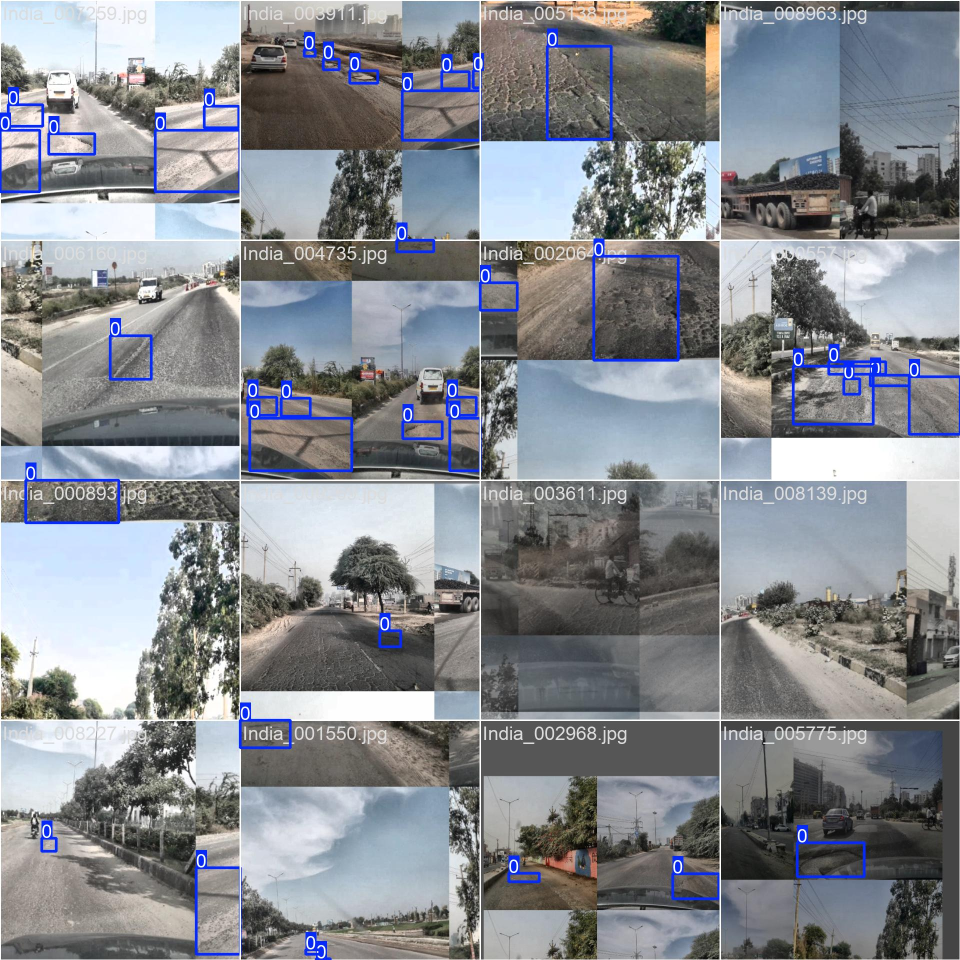
#> input picture models/pothole_detector/yolov8n_pothole_run/train_batch1.jpg, 1920 x 1920 px, given as the content of the folder mentation/data/processed/video/road_surface_videos/Video_(1), which was not available (shown at 1/2 size)
$ python video_processor.py   (older library calls are emulated)
#> lines starting #> are read from the running program, lines starting #| are printed output that depends on the picture; after the words box and inside, x2 and y2 are one past the last pixel; in counts of white or black regions, pixels touching at a corner belong together
### src/geometry/depth_reconstructor.py
"""
3D Surface Reconstruction Engine
================================
Performs:
1. Pinhole camera perspective unprojection from image pixels (u, v) to camera coordinates (X, Y, Z).
2. Road surface plane fitting using 3D RANSAC on bounding box periphery ring pixels.
3. Metric depression profile computation: z_pothole(x, y) = Plane(x, y) - Depth(x, y).
4. Morphological extraction: max depth (cm), transverse width (cm), longitudinal length (cm),
   volumetric cavity displacement (cm^3), and edge slope (degrees).
"""

import os
import cv2
import numpy as np

class Pothole3DReconstructor:
    def __init__(self, h_cam=1.25, fov_deg=70.0, y_horizon=0.45):
        """
        Parameters:
        - h_cam: Camera mounting height above pavement (meters)
        - fov_deg: Horizontal Field of View (degrees)
        - y_horizon: Horizon line position in normalized coordinates [0, 1]
        """
        self.h_cam = float(h_cam)
        self.fov_rad = np.radians(fov_deg)
        self.f_norm = 0.5 / np.tan(self.fov_rad / 2.0)  # Normalized focal length
        self.y_horizon = float(y_horizon)

    # [212 lines left out: functions compute_dense_depth_map, fit_road_plane_ransac, _estimate_depth_from_image, reconstruct_pothole_geometry, not called in this run]


# [29 lines that do not run on import are left out]

### src/validation/sensor_cross_validator.py
"""
Cross-Modal Sensor Validation Engine
====================================
Cross-validates 3D reconstructed pothole geometries against the empirical
vehicle sensor shock library.

Validation Methodology:
1. Simulates dynamic impact response a_hat(t) using the 2-DOF Quarter-Car model.
2. Compares simulated dynamic peak and energy against empirical shock distributions
   from real road trips (sensor_engineered_features.csv & pothole_shock_signatures.csv).
3. Computes:
   - Dynamic Feasibility Confidence Score C_dyn in [0.0, 1.0]
   - Normalized Physical Consistency Residual epsilon_res
   - Cross-Modal Severity Alignment Tier (Minor, Moderate, Critical)
   - Diagnostic status: "PHYSICALLY_VALIDATED", "SUSPICIOUS_OVERESTIMATE", "SUSPICIOUS_UNDERESTIMATE"
"""

import os
import sys
import json
import numpy as np
import pandas as pd

# Add project root to sys.path
project_root = os.path.abspath(os.path.join(os.path.dirname(__file__), "../.."))
if project_root not in sys.path:
    sys.path.insert(0, project_root)

from src.simulation.quarter_car_model import QuarterCarSimulator

class SensorCrossValidator:
    def __init__(self, shock_signatures_csv=None, sensor_features_csv=None):
        base_dir = "d:/DSN3099-EPICS/Implementation/data/processed/features"
        if shock_signatures_csv is None:
            shock_signatures_csv = os.path.join(base_dir, "waveform_engineered_features.csv")
        if sensor_features_csv is None:
            sensor_features_csv = os.path.join(base_dir, "sensor_engineered_features.csv")

        self.df_shocks = pd.read_csv(shock_signatures_csv) if os.path.exists(shock_signatures_csv) else None
        self.df_sensors = pd.read_csv(sensor_features_csv) if os.path.exists(sensor_features_csv) else None
        self.sim = QuarterCarSimulator()

        # Empirical baseline quantiles
        if self.df_sensors is not None:
            self.empirical_q25 = float(self.df_sensors["accel_peak"].quantile(0.25))
            self.empirical_q50 = float(self.df_sensors["accel_peak"].quantile(0.50))
            self.empirical_q75 = float(self.df_sensors["accel_peak"].quantile(0.75))
            self.empirical_q95 = float(self.df_sensors["accel_peak"].quantile(0.95))
        else:
            self.empirical_q25, self.empirical_q50, self.empirical_q75, self.empirical_q95 = 0.08, 0.16, 0.28, 0.65

    # [64 lines left out: function validate_pothole_reconstruction, not called in this run]


# [23 lines that do not run on import are left out]

### src/simulation/quarter_car_model.py
"""
Quarter-Car Suspension Dynamic Simulator
=========================================
Implements the 2-Degree-of-Freedom (2-DOF) state-space differential equations
governing vehicle sprung mass (body) and unsprung mass (axle/wheel) response
as a tire traverses a 3D pothole elevation profile.

Empirically calibrated constants:
- Sprung mass (ms): 300.0 kg
- Unsprung mass (mu): 45.0 kg
- Suspension stiffness (ks): 18,500 N/m
- Suspension damping (cs): 1,450 Ns/m (zeta = 0.32, fn = 2.50 Hz)
- Tire stiffness (kt): 190,000 N/m
"""

import numpy as np
from scipy.integrate import solve_ivp

class QuarterCarSimulator:
    def __init__(self, ms=300.0, mu=45.0, ks=18500.0, cs=1450.0, kt=190000.0):
        self.ms = float(ms)
        self.mu = float(mu)
        self.ks = float(ks)
        self.cs = float(cs)
        self.kt = float(kt)

    # [105 lines left out: functions generate_pothole_road_profile, simulate_pothole_impact, not called in this run]


# [10 lines that do not run on import are left out]

### src/video/video_processor.py
"""
Video Stream Processor
======================
Processes raw/sampled consumer dashcam video streams:
1. Samples frames at target decimation frequency (e.g. 5 FPS).
2. Performs pothole bounding box detection per frame.
3. Performs spatio-temporal tracking across sequential frames (Kalman filter / IoU tracker)
   to ensure each physical pothole is logged once rather than duplicated across adjacent frames.
4. Feeds unique detected pothole entities into 3D reconstruction and dynamic validation.
"""

import os
import sys
import glob
import cv2
import numpy as np
import pandas as pd

project_root = os.path.abspath(os.path.join(os.path.dirname(__file__), "../.."))
if project_root not in sys.path:
    sys.path.insert(0, project_root)

from src.geometry.depth_reconstructor import Pothole3DReconstructor
from src.validation.sensor_cross_validator import SensorCrossValidator

class PotholeTrack:
    def __init__(self, track_id, bbox, frame_idx):
        self.track_id = track_id
        self.bbox = bbox  # [cx, cy, w, h]
        self.history = [bbox]
        self.last_frame = frame_idx
        self.hits = 1
        self.reconstruction = None
        self.validation = None

class VideoStreamProcessor:
    def __init__(self, h_cam=1.25, fov_deg=70.0, y_horizon=0.45):
        self.reconstructor = Pothole3DReconstructor(h_cam=h_cam, fov_deg=fov_deg, y_horizon=y_horizon)
        self.validator = SensorCrossValidator()
        self.tracks = []
        self.next_track_id = 1

    # [17 lines left out: function _compute_iou, not called in this run]

    def detect_potholes_in_frame(self, frame_bgr):
        h, w = frame_bgr.shape[:2]
        gray = cv2.cvtColor(frame_bgr, cv2.COLOR_BGR2GRAY)

        # Focus strictly on the lower road surface below horizon (cy > 0.50)
        road_y_start = int(h * 0.52)
        road_roi = gray[road_y_start:, :]

        # Adaptive thresholding and morphological closure
        blur = cv2.GaussianBlur(road_roi, (7, 7), 0)
        thresh = cv2.adaptiveThreshold(blur, 255, cv2.ADAPTIVE_THRESH_GAUSSIAN_C, cv2.THRESH_BINARY_INV, 25, 8)

        kernel = cv2.getStructuringElement(cv2.MORPH_ELLIPSE, (9, 5))
        closed = cv2.morphologyEx(thresh, cv2.MORPH_CLOSE, kernel)

        contours, _ = cv2.findContours(closed, cv2.RETR_EXTERNAL, cv2.CHAIN_APPROX_SIMPLE)

        bboxes = []
        for cnt in contours:
            area = cv2.contourArea(cnt)
            # Filter noise and large road borders
            if 1500 < area < 45000:
                bx, by, bw, bh = cv2.boundingRect(cnt)
                aspect = float(bw) / float(bh + 1e-6)
                if 0.8 <= aspect <= 4.0:  # Realistic pothole aspect ratio
                    cy_global = (by + road_y_start + bh / 2.0) / h
                    cx_global = (bx + bw / 2.0) / w
                    # Potholes must be within camera lane corridor
                    if 0.15 <= cx_global <= 0.85:
                        bboxes.append([cx_global, cy_global, bw / w, bh / h])

        return bboxes

    def update_tracker(self, detected_bboxes, frame_idx):
        matched_tracks = set()
        matched_dets = set()

        for det_idx, det_box in enumerate(detected_bboxes):
            best_iou = 0.25  # Minimum IoU threshold
            best_track = None

            for trk in self.tracks:
                if trk.track_id in matched_tracks:
                    continue
                iou = self._compute_iou(trk.bbox, det_box)
                if iou > best_iou:
                    best_iou = iou
                    best_track = trk

            if best_track is not None:
                best_track.bbox = det_box
                best_track.history.append(det_box)
                best_track.last_frame = frame_idx
                best_track.hits += 1
                matched_tracks.add(best_track.track_id)
                matched_dets.add(det_idx)
            else:
                new_track = PotholeTrack(self.next_track_id, det_box, frame_idx)
                self.next_track_id += 1
                self.tracks.append(new_track)
                matched_tracks.add(new_track.track_id)
                matched_dets.add(det_idx)

    def process_video_directory(self, frames_dir, simulated_speed_kmh=35.0, max_frames=30):
#> called with simulated_speed_kmh = 35, max_frames = 20
        frame_files = sorted(glob.glob(os.path.join(frames_dir, "*.jpg")))[:max_frames]
        print(f"[Video Processor] Processing {len(frame_files)} frames from: {frames_dir}")

        unique_potholes = []

        for frame_idx, fpath in enumerate(frame_files):
            img = cv2.imread(fpath)
#> img is the input picture: shape (1920, 1920, 3); mean B, G, R 143, 137.4, 133.9
            if img is None:
                continue

            dets = self.detect_potholes_in_frame(img)
#> in detect_potholes_in_frame, `gray = cv2.cvtColor(frame_bgr, cv2.COLOR_BGR2GRAY)`:
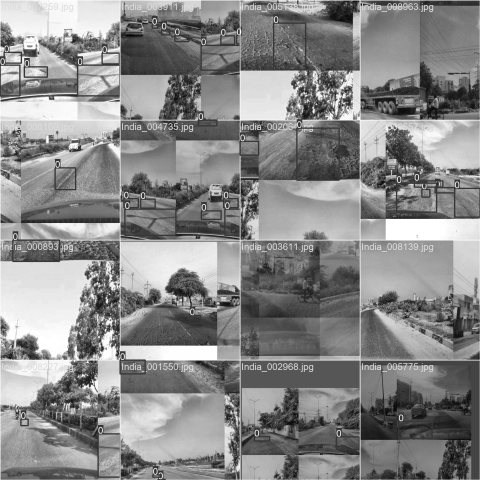
#> gray: shape (1920, 1920) (shown at 1/4 size); min 0, max 255, mean 137
#> in detect_potholes_in_frame, `road_roi = gray[road_y_start:, :]`:
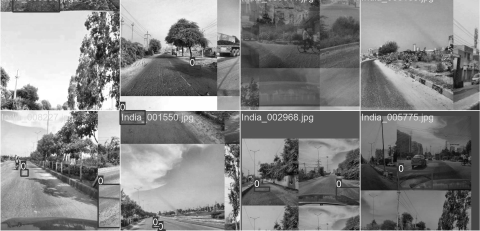
#> road_roi: shape (922, 1920) (shown at 1/4 size); min 0, max 255, mean 132.8
#> in detect_potholes_in_frame, `thresh = cv2.adaptiveThreshold(blur, 255, cv2.ADAPTIVE_THRESH_GAUSSIAN..`:
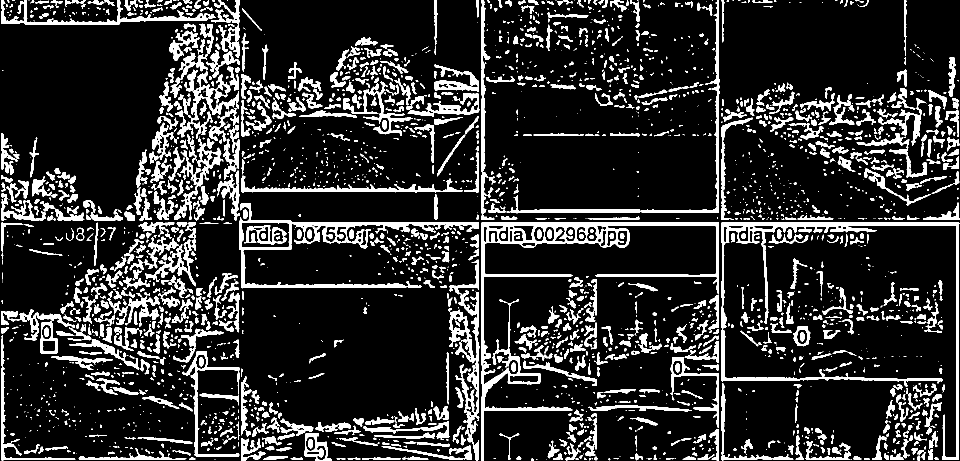
#> thresh: shape (922, 1920) (shown at 1/2 size); 15.5% white; 2781 white regions (1448 under 20 px), largest, box (x1, y1, x2, y2) and area: (962, 444, 1438, 922) 17052, (1442, 444, 1919, 920) 12738, (478, 407, 958, 577) 10056
#> in detect_potholes_in_frame, `closed = cv2.morphologyEx(thresh, cv2.MORPH_CLOSE, kernel)`:
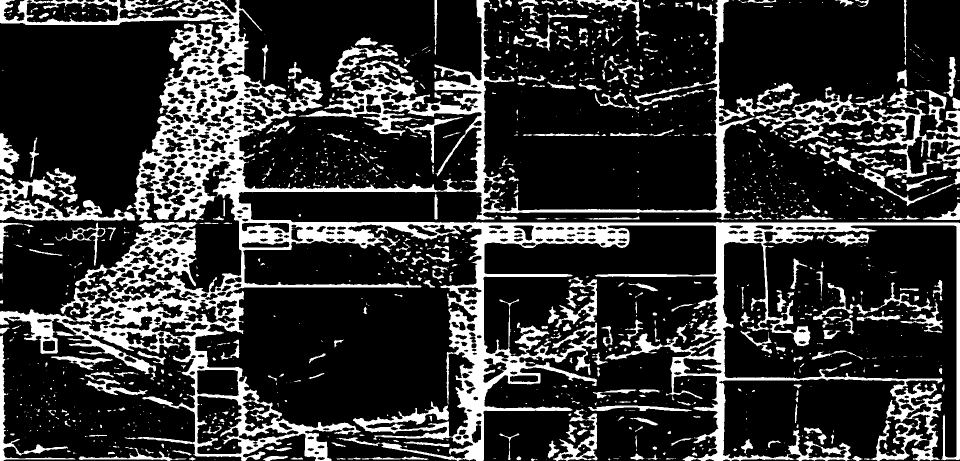
#> closed: shape (922, 1920) (shown at 1/2 size); 20% white; 1475 white regions (985 under 20 px)
#> in detect_potholes_in_frame, `contours, _ = cv2.findContours(closed, cv2.RETR_EXTERNAL, cv2.CHAIN_AP..`: contours = 1394 contours, 1037 with area under 20; largest, box (x1, y1, x2, y2) and area: (0, 0, 1920, 922) 326104, (0, 350, 270, 442) 8584, (1106, 827, 1195, 922) 2698, (0, 671, 150, 922) 2668, (1111, 554, 1194, 656) 1924
#> the loop in detect_potholes_in_frame, `for cnt in contours:` made 1394 passes
#> (area, bx, by, bw, bh, aspect, cy_global, cx_global) on passes 140, 163, 544, 848: (1920.5, 1742, 840, 112, 82, 1.37, 0.979, 0.936), (2698.5, 1106, 827, 89, 95, 0.937, 0.975, 0.599), (1924.5, 1111, 554, 83, 102, 0.814, 0.835, 0.6), (8583.5, 0, 350, 270, 92, 2.93, 0.726, 0.0703)
#> after the loop in detect_potholes_in_frame, `for cnt in contours:`: bboxes = [[0.599, 0.975, 0.0464, 0.0495], [0.6, 0.835, 0.0432, 0.0531]]
#> dets has the same summary as bboxes in detect_potholes_in_frame
            self.update_tracker(dets, frame_idx)
#> the loop in update_tracker, `for det_idx, det_box in enumerate(detected_bboxes):` made 2 passes
#> (det_idx, self.next_track_id) on passes 1 to 2: (0, 2), (1, 3)
#> after the loop in update_tracker, `for det_idx, det_box in enumerate(detected_bboxes):`: matched_dets = 2 items; self.next_track_id = 3; self.tracks = 2 items

            # For tracks with >= 2 hits in sweet spot distance zone (cy in [0.65, 0.85]), reconstruct once
            for trk in self.tracks:
                if trk.hits >= 2 and trk.reconstruction is None:
                    cx, cy, w, h = trk.bbox
                    if 0.60 <= cy <= 0.88:
                        geom = self.reconstructor.reconstruct_pothole_geometry(img, trk.bbox)
                        if geom:
                            val = self.validator.validate_pothole_reconstruction(
                                depth_max_cm=geom["depth_max_cm"],
                                length_cm=geom["length_cm"],
                                width_cm=geom["width_cm"],
                                speed_kmh=simulated_speed_kmh
                            )
                            trk.reconstruction = geom
                            trk.validation = val
                            unique_potholes.append({
                                "track_id": trk.track_id,
                                "first_frame": os.path.basename(fpath),
                                "geometry": geom,
                                "validation": val
                            })
#> this loop made 2 passes
#> after the loop, unique_potholes = []

        print(f"[Video Processor] Tracking complete! Identified {len(unique_potholes)} unique physically validated potholes.")
#| [Video Processor] Tracking complete! Identified 0 unique physically validated potholes.
        return unique_potholes


if __name__ == "__main__":
    test_video_dir = "d:/DSN3099-EPICS/Implementation/data/processed/video/road_surface_videos/Video_(1)"
    processor = VideoStreamProcessor()
    potholes = processor.process_video_directory(test_video_dir, max_frames=20)
#> potholes = []
    for p in potholes:
        print(f"Pothole #{p['track_id']} | Depth: {p['geometry']['depth_max_cm']:.1f}cm | Conf: {p['validation']['confidence_score']:.2f} | Status: {p['validation']['validation_status']}")
#> this loop made 0 passes

$ run again, on models/pothole_detector/yolov8n_pothole_run/train_batch2.jpg
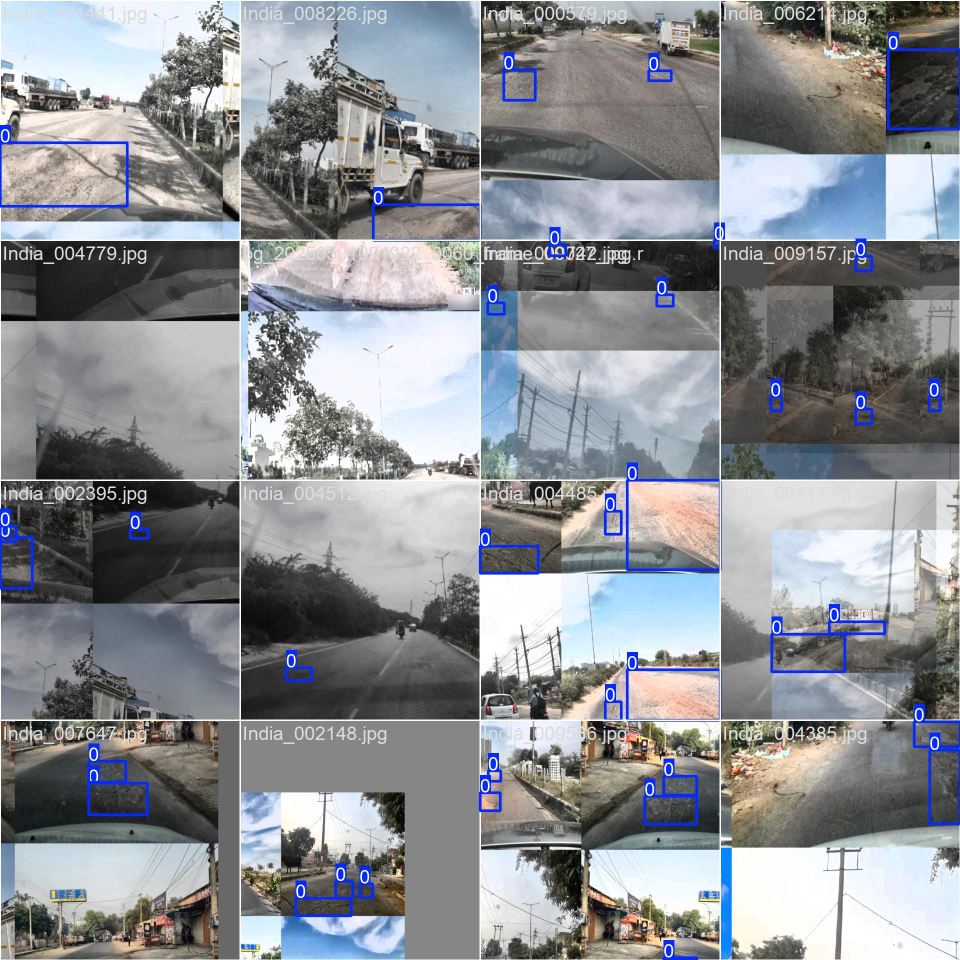
#> input picture models/pothole_detector/yolov8n_pothole_run/train_batch2.jpg, 1920 x 1920 px, given as the content of the folder mentation/data/processed/video/road_surface_videos/Video_(1), which was not available (shown at 1/2 size)
#> in process_video_directory, img is the input picture: shape (1920, 1920, 3); mean B, G, R 147.4, 142.6, 139.7
#> in detect_potholes_in_frame, `thresh = cv2.adaptiveThreshold(blur, 255, cv2.ADAPTIVE_THRESH_GAUSSIAN..`:
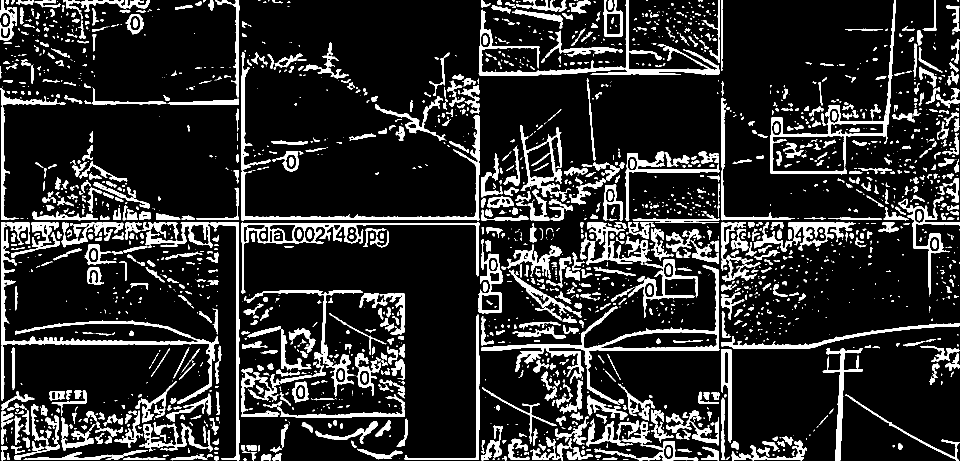
#> thresh: shape (922, 1920) (shown at 1/2 size); 15.2% white; 2216 white regions (1145 under 20 px), largest, box (x1, y1, x2, y2) and area: (2, 444, 437, 808) 9361, (962, 531, 1439, 810) 9051, (482, 104, 959, 441) 7274
#> in detect_potholes_in_frame, `closed = cv2.morphologyEx(thresh, cv2.MORPH_CLOSE, kernel)`:
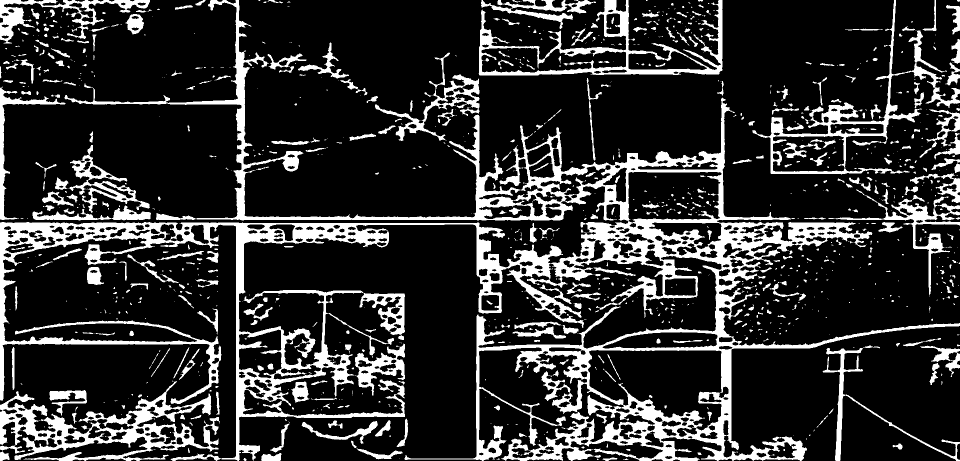
#> closed: shape (922, 1920) (shown at 1/2 size); 18.9% white; 1137 white regions (735 under 20 px)
#> contours = 982 contours, 729 with area under 20; largest, box (x1, y1, x2, y2) and area: (0, 0, 1920, 922) 296204, (957, 0, 1445, 151) 28337, (0, 762, 440, 922) 25399, (1505, 0, 1920, 349) 23088, (0, 0, 300, 87) 6472
#> the loop in detect_potholes_in_frame, `for cnt in contours:` made 982 passes
#> (area, bx, by, bw, bh, aspect, cy_global, cx_global) on passes 98, 129, 133, 540, 633, 686, 812, 972: (25399, 0, 762, 440, 160, 2.75, 0.958, 0.115), (3435.5, 1645, 691, 275, 231, 1.19, 0.94, 0.928), (4163, 710, 687, 100, 105, 0.952, 0.905, 0.396), (5347.5, 1657, 378, 263, 213, 1.23, 0.772, 0.932), (4963.5, 137, 290, 163, 136, 1.2, 0.706, 0.114), (1729, 1839, 219, 81, 97, 0.835, 0.659, 0.979), (5630.5, 750, 105, 209, 177, 1.18, 0.621, 0.445), (23088.5, 1505, 0, 415, 349, 1.19, 0.611, 0.892)
#> after the loop in detect_potholes_in_frame, `for cnt in contours:`: bboxes = [[0.396, 0.905, 0.0521, 0.0547], [0.445, 0.621, 0.109, 0.0922], [0.626, 0.559, 0.254, 0.0786], [0.561, 0.535, 0.12, 0.0302]]
#> dets has the same summary as bboxes in detect_potholes_in_frame
#> the loop in update_tracker, `for det_idx, det_box in enumerate(detected_bboxes):` made 4 passes
#> after the loop in update_tracker, `for det_idx, det_box in enumerate(detected_bboxes):`: matched_dets = 4 items; self.next_track_id = 5; self.tracks = 4 items
#> the loop in process_video_directory, `for trk in self.tracks:` made 4 passes
#> after the loop in process_video_directory, `for trk in self.tracks:`: unique_potholes = []
#| [Video Processor] Tracking complete! Identified 0 unique physically validated potholes.
